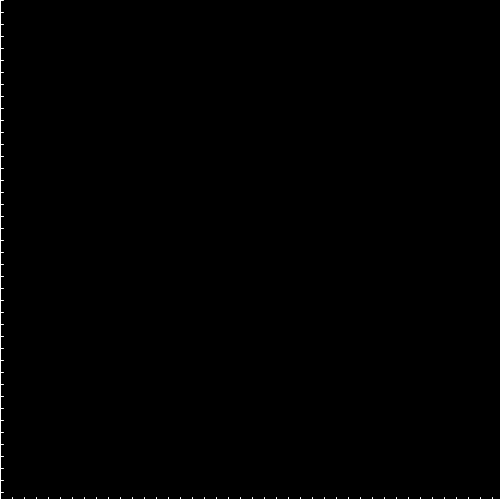
Frame 1 (no input)
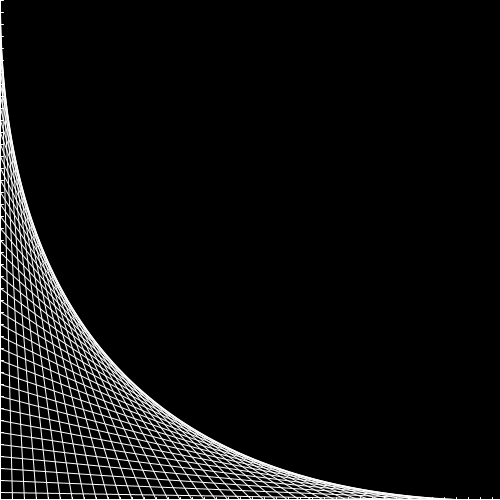
Frame 60 (the mouse pressed at the canvas centre just before this capture)
Frame 120 (the mouse held since frame 60 and released just before this capture): identical to frame 60, image omitted

The Processing sketch that drew these frames (run headless with seeded random() and noise(); from frame 60 on, the mouse is pressed at the canvas centre):

// Processing sketch: processing_142321
// ── processing_142321.pde

int count = 0;

void setup()
{
  size(500,500);
  background(0);
  
  stroke(255);
  line(0,0,0,height); //y-axis
  
  line(0,height-1,width,height-1); //x-axis
  
  //tick marks
  for(int i=0; i <= height; i+=height/40)
  {
    line(i,height-3,i,height);  //x ticks
    line(0,i,3,i);  //y ticks
  }
}

void draw()
{
  if (count <= 60)
  {
    graphline(count,count);
    count += 1;
  }
}

void graphline(int x,int y)
{
  frameRate(10);
  int scale = width / 40;
  line(x*scale, height, 0, y*scale);
}
